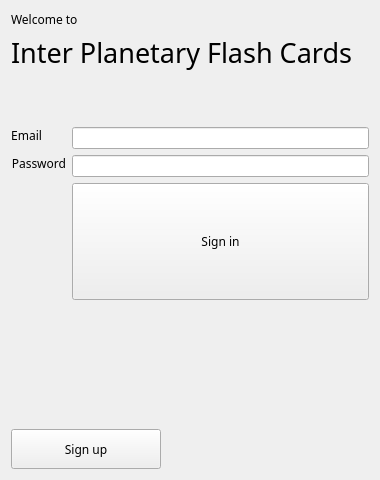
<?xml version="1.0" encoding="UTF-8"?>
<ui version="4.0">
 <class>Login</class>
 <widget class="QDialog" name="Login">
  <property name="geometry">
   <rect>
    <x>0</x>
    <y>0</y>
    <width>380</width>
    <height>480</height>
   </rect>
  </property>
  <property name="windowTitle">
   <string>Inter Planetary Flash Cards</string>
  </property>
  <property name="styleSheet">
   <string notr="true">#Login { border-image: url(split_grey_background.jpg) 0 0 0 0 stretch stretch;}</string>
  </property>
  <layout class="QVBoxLayout" name="verticalLayout">
   <item>
    <widget class="QLabel" name="labelWelcome">
     <property name="font">
      <font>
       <family>Menlo</family>
      </font>
     </property>
     <property name="text">
      <string>Welcome to</string>
     </property>
    </widget>
   </item>
   <item>
    <widget class="QLabel" name="labelTitle">
     <property name="font">
      <font>
       <family>Menlo</family>
       <pointsize>20</pointsize>
      </font>
     </property>
     <property name="text">
      <string>Inter Planetary Flash Cards</string>
     </property>
    </widget>
   </item>
   <item>
    <layout class="QFormLayout" name="formLayout">
     <property name="topMargin">
      <number>50</number>
     </property>
     <item row="2" column="0">
      <widget class="QLabel" name="labelPassword">
       <property name="sizePolicy">
        <sizepolicy hsizetype="Fixed" vsizetype="Fixed">
         <horstretch>0</horstretch>
         <verstretch>0</verstretch>
        </sizepolicy>
       </property>
       <property name="minimumSize">
        <size>
         <width>30</width>
         <height>0</height>
        </size>
       </property>
       <property name="font">
        <font>
         <family>Menlo</family>
        </font>
       </property>
       <property name="autoFillBackground">
        <bool>false</bool>
       </property>
       <property name="text">
        <string>Password</string>
       </property>
       <property name="scaledContents">
        <bool>false</bool>
       </property>
       <property name="alignment">
        <set>Qt::AlignRight|Qt::AlignTrailing|Qt::AlignVCenter</set>
       </property>
       <property name="indent">
        <number>0</number>
       </property>
      </widget>
     </item>
     <item row="2" column="1">
      <widget class="QLineEdit" name="lineEditPassword">
       <property name="minimumSize">
        <size>
         <width>20</width>
         <height>0</height>
        </size>
       </property>
       <property name="echoMode">
        <enum>QLineEdit::Password</enum>
       </property>
      </widget>
     </item>
     <item row="1" column="0">
      <widget class="QLabel" name="labelEmail">
       <property name="sizePolicy">
        <sizepolicy hsizetype="Fixed" vsizetype="Fixed">
         <horstretch>0</horstretch>
         <verstretch>0</verstretch>
        </sizepolicy>
       </property>
       <property name="minimumSize">
        <size>
         <width>30</width>
         <height>0</height>
        </size>
       </property>
       <property name="font">
        <font>
         <family>Menlo</family>
        </font>
       </property>
       <property name="autoFillBackground">
        <bool>false</bool>
       </property>
       <property name="text">
        <string>Email</string>
       </property>
       <property name="scaledContents">
        <bool>false</bool>
       </property>
       <property name="alignment">
        <set>Qt::AlignRight|Qt::AlignTrailing|Qt::AlignVCenter</set>
       </property>
       <property name="indent">
        <number>0</number>
       </property>
      </widget>
     </item>
     <item row="1" column="1">
      <widget class="QLineEdit" name="lineEditEmail">
       <property name="minimumSize">
        <size>
         <width>20</width>
         <height>0</height>
        </size>
       </property>
      </widget>
     </item>
     <item row="3" column="1">
      <widget class="QPushButton" name="pushButtonSignIn">
       <property name="sizePolicy">
        <sizepolicy hsizetype="Expanding" vsizetype="Expanding">
         <horstretch>0</horstretch>
         <verstretch>0</verstretch>
        </sizepolicy>
       </property>
       <property name="minimumSize">
        <size>
         <width>150</width>
         <height>40</height>
        </size>
       </property>
       <property name="font">
        <font>
         <family>Menlo</family>
        </font>
       </property>
       <property name="text">
        <string>Sign in</string>
       </property>
       <property name="autoDefault">
        <bool>false</bool>
       </property>
      </widget>
     </item>
     <item row="4" column="1">
      <widget class="QLabel" name="labelResponse">
       <property name="sizePolicy">
        <sizepolicy hsizetype="Fixed" vsizetype="Expanding">
         <horstretch>0</horstretch>
         <verstretch>0</verstretch>
        </sizepolicy>
       </property>
       <property name="text">
        <string/>
       </property>
       <property name="scaledContents">
        <bool>true</bool>
       </property>
       <property name="wordWrap">
        <bool>true</bool>
       </property>
      </widget>
     </item>
    </layout>
   </item>
   <item>
    <widget class="QPushButton" name="pushButtonSignUp">
     <property name="sizePolicy">
      <sizepolicy hsizetype="Fixed" vsizetype="Fixed">
       <horstretch>0</horstretch>
       <verstretch>0</verstretch>
      </sizepolicy>
     </property>
     <property name="minimumSize">
      <size>
       <width>150</width>
       <height>40</height>
      </size>
     </property>
     <property name="font">
      <font>
       <family>Menlo</family>
      </font>
     </property>
     <property name="text">
      <string>Sign up</string>
     </property>
     <property name="autoDefault">
      <bool>false</bool>
     </property>
    </widget>
   </item>
  </layout>
 </widget>
 <resources/>
 <connections/>
</ui>
